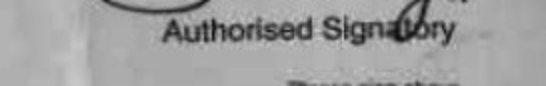
#> input picture tests/fixtures/indic_ocr/real_authorised_signatory.png, 546 x 86 px
$ python sig_clean.py ../tests/fixtures/indic_ocr/real_authorised_signatory.png
#> lines starting #> are read from the running program, lines starting #| are printed output that depends on the picture; after the words box and inside, x2 and y2 are one past the last pixel; in counts of white or black regions, pixels touching at a corner belong together
"""
Standalone CLI tool — signature extraction + denoising.

Usage:
    python tools/sig_clean.py path/to/cheque.jpg

Output:
    <same-dir>/sig_clean.png   — denoised signature crop
    prints blob stats so you can see exactly what was kept / removed

No FastAPI, no HF token, no Docker needed.
"""
import sys
import io
from pathlib import Path

try:
    import numpy as np
    import cv2
    from PIL import Image
except ImportError as e:
    sys.exit(f"Missing dependency: {e}\nRun: pip install pillow numpy opencv-python")

# ── 1. Pixel sig detector (mirrors apps/sig_detector/main.py) ──────────────

def _ink_threshold(arr: np.ndarray) -> int:
    p10 = int(np.percentile(arr.flatten(), 10))
    return max(60, min(150, p10 + 28))


def _detect_pixel(img: Image.Image) -> list[dict]:
    """Find signature bbox via ink-row density profiling."""
    iw, ih = img.size
    zy1 = int(ih * 0.52)
    zy2 = int(ih * 0.90)
    zx1 = int(iw * 0.52)
    zx2 = iw
    zone = img.crop((zx1, zy1, zx2, zy2))
    zw, zh = zone.size

    gray = np.array(zone.convert("L"))
    thr  = _ink_threshold(gray)
    ink  = (gray < thr).astype(np.uint8)

    row_density = ink.sum(axis=1) / zw
    ink_rows    = row_density > 0.01

    # Gap >= 5 blank rows where < 30% of total ink remains below.
    total_ink2    = max(1, int(ink_rows.sum()))
    ink_rows_seen2 = 0
    gap_start2     = None
    gap_len2       = 0
    sig_bottom     = zh

    for y, has_ink in enumerate(ink_rows):
        if has_ink:
            ink_rows_seen2 += 1
            gap_start2 = None
            gap_len2   = 0
        else:
            if gap_start2 is None:
                gap_start2 = y
                gap_len2   = 0
            gap_len2 += 1
            if ink_rows_seen2 >= 4 and gap_len2 >= 5:
                ink_below2 = int(ink_rows[y + 1:].sum())
                if ink_below2 / total_ink2 < 0.30:
                    sig_bottom = gap_start2
                    break

    ink_above = ink[:sig_bottom, :]
    coords = np.argwhere(ink_above)
    if coords.size == 0:
        return []

    top    = int(coords[:, 0].min())
    bottom = int(coords[:, 0].max()) + 1
    left   = int(coords[:, 1].min())
    right  = int(coords[:, 1].max()) + 1
    if bottom - top < 5 or right - left < 10:
        return []

    return [{"bbox": [
        (zx1 + left)   / iw,
        (zy1 + top)    / ih,
        (zx1 + right)  / iw,
        (zy1 + bottom) / ih,
    ], "confidence": 0.80}]


# ── 2. Denoiser (mirrors apps/api/routers/demo_cloud_extract.py) ───────────
#
# No Stage 1 gap detection here — the sig detector already cuts the bbox
# above the printed name.  Stage 2 just removes tiny noise blobs.

# [50 lines left out: function _denoise, not called in this run]


# ── 3. CLI entry point ──────────────────────────────────────────────────────

def main():
    if len(sys.argv) < 2:
        sys.exit("Usage: python tools/sig_clean.py <cheque_image_path>")

    src = Path(sys.argv[1])
    if not src.exists():
        sys.exit(f"File not found: {src}")

    print(f"Input : {src}")
    img = Image.open(src).convert("RGB")
#> img is the input picture: PIL image 546x86 RGB; min 14, max 199, mean 159.9
    iw, ih = img.size
#> iw = 546; ih = 86
    print(f"Image size: {iw} x {ih} px")
#| Image size: 546 x 86 px

    # Detect
    detections = _detect_pixel(img)
#> in _detect_pixel, `zone = img.crop((zx1, zy1, zx2, zy2))`:
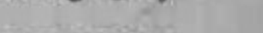
#> zone: PIL image 263x33 RGB; min 88, max 193, mean 171.8
#> in _ink_threshold, `p10 = int(np.percentile(arr.flatten(), 10))`: p10 = 165
#> in _detect_pixel, `thr  = _ink_threshold(gray)`: thr = 150
#> in _detect_pixel, `ink  = (gray < thr).astype(np.uint8)`:
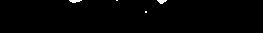
#> ink: shape (33, 263); values 0 (black) and 1 (white), 0.68% white; 4 white regions (2 under 20 px), largest, box (x1, y1, x2, y2) and area: (69, 0, 82, 3) 27, (157, 0, 167, 4) 26
#> in _detect_pixel, `row_density = ink.sum(axis=1) / zw`: row_density = 33 values, max 0.0951 at index 0, min 0 at index 4, mean 0.0068
#> in _detect_pixel, `total_ink2    = max(1, int(ink_rows.sum()))`: total_ink2 = 4
#> the loop in _detect_pixel, `for y, has_ink in enumerate(ink_rows):` made 9 passes
#> (has_ink, gap_len2, ink_below2, sig_bottom) on pass 9: (False, 5, 0, 4)
#> (has_ink, gap_start2, gap_len2) on pass 5: (False, 4, 1)
#> in _detect_pixel, `coords = np.argwhere(ink_above)`: coords = 55 pairs, first value 0 to 3, second value 69 to 166
#> in _detect_pixel, `top    = int(coords[:, 0].min())`: top = 0
#> in _detect_pixel, `bottom = int(coords[:, 0].max()) + 1`: bottom = 4
#> in _detect_pixel, `left   = int(coords[:, 1].min())`: left = 69
#> in _detect_pixel, `right  = int(coords[:, 1].max()) + 1`: right = 167
#> detections = []
    if not detections:
#> (the run stopped early here; a loop or call above may not have finished)
